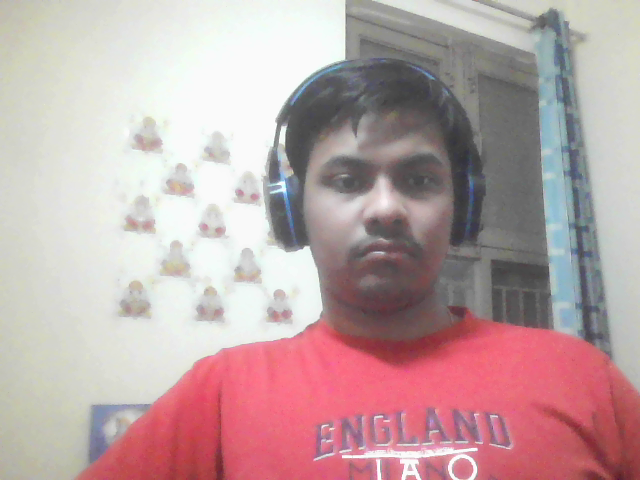
#> input picture picture to text conversion/captured_image.png, 640 x 480 px, given in place of the camera
$ jupyter execute colourdetect.ipynb
#> lines starting #> are read from the running program, lines starting #| are printed output that depends on the picture; after the words box and inside, x2 and y2 are one past the last pixel; in counts of white or black regions, pixels touching at a corner belong together
[cell 1]
import cv2
import numpy as np

# Define lower and upper bounds for the colors you want to detect in HSV color space
color_ranges = {
    'blue':          ([100, 100, 100], [140, 255, 255]),
    'red':           ([0, 100, 100], [10, 255, 255]),
    'green':         ([40, 100, 100], [80, 255, 255]),
    'yellow':        ([20, 100, 100], [30, 255, 255]),
    'orange':        ([10, 100, 100], [20, 255, 255]),
    'purple':        ([140, 100, 100], [160, 255, 255]),
    'pink':          ([160, 100, 100], [180, 255, 255]),
    'brown':         ([0, 100, 100], [20, 255, 255]),
    'black':         ([0, 0, 0], [180, 255, 30]),
    'white':         ([0, 0, 200], [180, 40, 255]),
    'gray':          ([0, 0, 50], [180, 40, 200]),
    'beige':         ([20, 50, 100], [40, 150, 200]),
    'turquoise':     ([80, 100, 100], [100, 255, 255]),
    'maroon':        ([0, 100, 50], [10, 255, 200]),
    'navy':          ([100, 100, 50], [140, 255, 200]),
    'olive':         ([30, 100, 50], [40, 255, 200]),
    'teal':          ([80, 100, 50], [90, 255, 200]),
    'magenta':       ([140, 100, 50], [160, 255, 200]),
    'cyan':          ([80, 0, 0], [100, 255, 255]),
    'lavender':      ([120, 50, 100], [140, 200, 200]),
    'gold':          ([20, 100, 100], [30, 255, 255]),
    'silver':        ([0, 0, 150], [180, 30, 200]),
    'bronze':        ([10, 100, 50], [20, 255, 200]),
    'indigo':        ([100, 100, 50], [120, 255, 200]),
    'coral':         ([0, 100, 50], [10, 255, 200]),
    'peach':         ([0, 100, 100], [20, 255, 255]),
    'mint':          ([80, 50, 100], [100, 200, 200]),
    'charcoal':      ([0, 0, 0], [100, 100, 50]),
    'cream':         ([0, 0, 200], [40, 50, 255]),
    'sky blue':      ([80, 100, 100], [100, 255, 255]),
    'forest green':  ([40, 100, 50], [80, 255, 200]),
    'ruby':          ([140, 100, 50], [160, 255, 200]),
    'emerald':       ([80, 100, 50], [100, 255, 200]),
    'lemon':         ([20, 100, 100], [30, 255, 255]),
    'tan':           ([20, 100, 100], [30, 255, 255]),
    'mauve':         ([140, 50, 100], [160, 150, 200]),
    'slate':         ([0, 0, 80], [180, 40, 150]),
    'burgundy':      ([0, 100, 50], [10, 255, 200]),
    'ivory':         ([0, 0, 200], [40, 50, 255]),
    'mahogany':      ([0, 100, 50], [10, 255, 200]),
    'olive green':   ([30, 100, 50], [40, 255, 200]),
    'turquoise blue':([80, 100, 100], [100, 255, 255]),
    'plum':          ([140, 100, 50], [160, 255, 200]),
    'salmon':        ([0, 100, 50], [10, 255, 200]),
    'mustard':       ([20, 100, 100], [30, 255, 255]),
    'teal blue':     ([80, 100, 50], [90, 255, 200]),
    'brick red':     ([0, 100, 50], [10, 255, 200]),
    'steel gray':    ([0, 0, 80], [180, 30, 150]),
    'sand':          ([0, 100, 100], [20, 200, 255]),
    'eggplant':      ([140, 100, 50], [160, 255, 200])
}

# Initialize webcam
cap = cv2.VideoCapture(0)

while True:
    # Capture frame-by-frame
    ret, frame = cap.read()
#> frame is the input picture: shape (480, 640, 3); mean B, G, R 165.4, 164.2, 189.3
    if not ret:
        break

    # Convert BGR to HSV
    hsv = cv2.cvtColor(frame, cv2.COLOR_BGR2HSV)
#> hsv: shape (480, 640, 3); mean H, S, V 77.4, 41.9, 192.2

    # Initialize variables to store detected color and maximum area
    detected_color = "Unknown"
    max_area = 0

    # Detect each color
    for color, (lower, upper) in color_ranges.items():
        lower = np.array(lower)
        upper = np.array(upper)
        mask = cv2.inRange(hsv, lower, upper)
        contours, _ = cv2.findContours(mask, cv2.RETR_EXTERNAL, cv2.CHAIN_APPROX_SIMPLE)

        # Find the contour with the maximum area
        for cnt in contours:
            area = cv2.contourArea(cnt)
            if area > max_area:
                max_area = area
                detected_color = color
#> this loop made 50 passes
#> contours on passes 6, 12, 13, 18, 30, 32, 33, 42, 43, 50: 2 contours, all with area under 20, 9 contours, all with area under 20, 4 contours, all with area under 20, 2 contours, all with area under 20, 4 contours, all with area under 20, 2 contours, all with area under 20, 5 contours, all with area under 20, 4 contours, all with area under 20, 2 contours, all with area under 20, 2 contours, all with area under 20
#> pass 1, `mask = cv2.inRange(hsv, lower, upper)`:
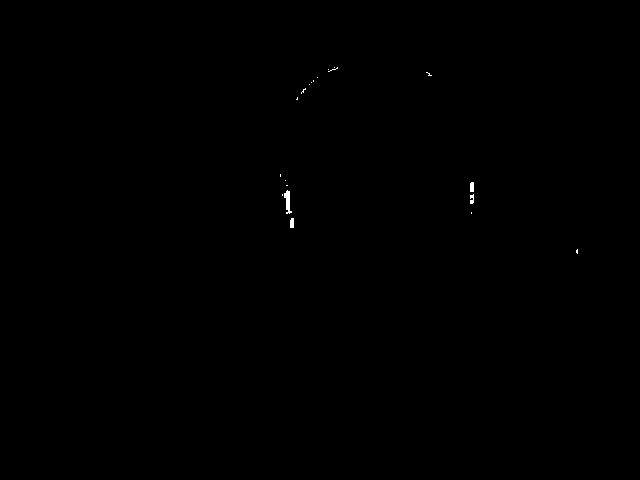
#> mask: shape (480, 640); 0.09% white; 20 white regions (16 under 20 px), largest, box (x1, y1, x2, y2) and area: (284, 190, 292, 214) 102, (470, 182, 474, 192) 39, (290, 218, 294, 228) 38, (470, 194, 474, 204) 31
#> pass 2, `mask = cv2.inRange(hsv, lower, upper)`:
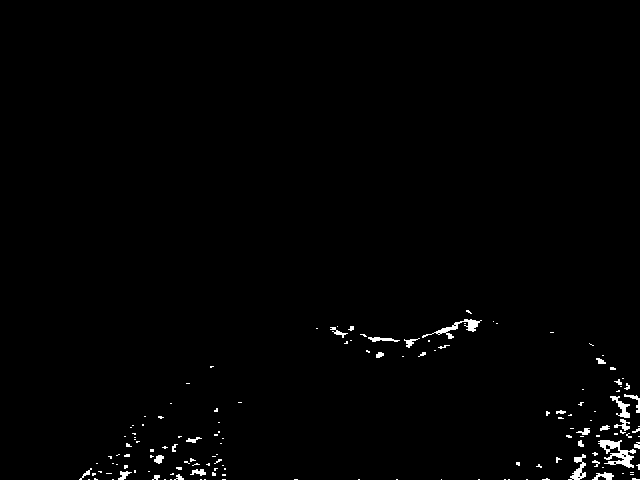
#> mask: shape (480, 640); 0.99% white; 146 white regions (114 under 20 px), largest, box (x1, y1, x2, y2) and area: (598, 440, 636, 468) 452, (422, 319, 482, 339) 291, (568, 454, 586, 480) 198
#> after the loop:
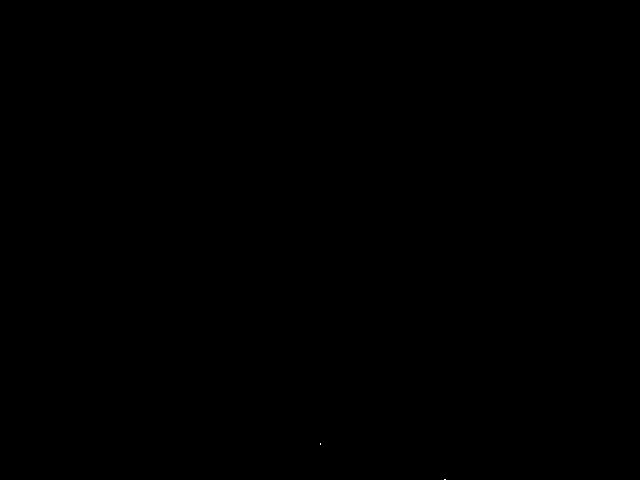
#> mask: shape (480, 640); 0% white in thin lines or dots, all inside (x1, y1, x2, y2) = (320, 443, 446, 480)
#> after the loop, detected_color = 'white'; max_area = 112328

    # Display the detected color
    cv2.putText(frame, f"Detected color: {detected_color}", (10, 30), cv2.FONT_HERSHEY_SIMPLEX, 1, (0, 255, 0), 2)

    # Display the original frame
    cv2.imshow('Color Detection', frame)

    # Exit when 'q' is pressed
    if cv2.waitKey(1) & 0xFF == ord('q'):
#> (key q is pressed here)
        break

# Release the capture and destroy all windows
cap.release()
cv2.destroyAllWindows()

[cell 2]
import cv2
import numpy as np

# Define lower and upper bounds for the colors you want to detect in HSV color space
color_ranges = {
    'blue':          ([100, 100, 100], [140, 255, 255]),
    'red':           ([0, 100, 100], [10, 255, 255]),
    'green':         ([40, 100, 100], [80, 255, 255]),
    'yellow':        ([20, 100, 100], [30, 255, 255]),
    'orange':        ([10, 100, 100], [20, 255, 255]),
    'purple':        ([140, 100, 100], [160, 255, 255]),
    'pink':          ([160, 100, 100], [180, 255, 255]),
    'brown':         ([0, 100, 100], [20, 255, 255]),
    'black':         ([0, 0, 0], [180, 255, 30]),
    'white':         ([0, 0, 200], [180, 40, 255]),
    'gray':          ([0, 0, 50], [180, 40, 200]),
    'beige':         ([20, 50, 100], [40, 150, 200]),
    'turquoise':     ([80, 100, 100], [100, 255, 255]),
    'maroon':        ([0, 100, 50], [10, 255, 200]),
    'navy':          ([100, 100, 50], [140, 255, 200]),
    'olive':         ([30, 100, 50], [40, 255, 200]),
    'teal':          ([80, 100, 50], [90, 255, 200]),
    'magenta':       ([140, 100, 50], [160, 255, 200]),
    'cyan':          ([80, 0, 0], [100, 255, 255]),
    'lavender':      ([120, 50, 100], [140, 200, 200]),
    'gold':          ([20, 100, 100], [30, 255, 255]),
    'silver':        ([0, 0, 150], [180, 30, 200]),
    'bronze':        ([10, 100, 50], [20, 255, 200]),
    'indigo':        ([100, 100, 50], [120, 255, 200]),
    'coral':         ([0, 100, 50], [10, 255, 200]),
    'peach':         ([0, 100, 100], [20, 255, 255]),
    'mint':          ([80, 50, 100], [100, 200, 200]),
    'charcoal':      ([0, 0, 0], [100, 100, 50]),
    'cream':         ([0, 0, 200], [40, 50, 255]),
    'sky blue':      ([80, 100, 100], [100, 255, 255]),
    'forest green':  ([40, 100, 50], [80, 255, 200]),
    'ruby':          ([140, 100, 50], [160, 255, 200]),
    'emerald':       ([80, 100, 50], [100, 255, 200]),
    'lemon':         ([20, 100, 100], [30, 255, 255]),
    'tan':           ([20, 100, 100], [30, 255, 255]),
    'mauve':         ([140, 50, 100], [160, 150, 200]),
    'slate':         ([0, 0, 80], [180, 40, 150]),
    'burgundy':      ([0, 100, 50], [10, 255, 200]),
    'ivory':         ([0, 0, 200], [40, 50, 255]),
    'mahogany':      ([0, 100, 50], [10, 255, 200]),
    'olive green':   ([30, 100, 50], [40, 255, 200]),
    'turquoise blue':([80, 100, 100], [100, 255, 255]),
    'plum':          ([140, 100, 50], [160, 255, 200]),
    'salmon':        ([0, 100, 50], [10, 255, 200]),
    'mustard':       ([20, 100, 100], [30, 255, 255]),
    'teal blue':     ([80, 100, 50], [90, 255, 200]),
    'brick red':     ([0, 100, 50], [10, 255, 200]),
    'steel gray':    ([0, 0, 80], [180, 30, 150]),
    'sand':          ([0, 100, 100], [20, 200, 255]),
    'eggplant':      ([140, 100, 50], [160, 255, 200])
}

# Initialize webcam
cap = cv2.VideoCapture(0)

# Define the region of interest (ROI) where the color will be detected
roi_x, roi_y, roi_width, roi_height = 100, 100, 200, 200

while True:
    # Capture frame-by-frame
    ret, frame = cap.read()
    if not ret:
        break

    # Convert BGR to HSV
    hsv = cv2.cvtColor(frame, cv2.COLOR_BGR2HSV)

    # Draw a square box around the ROI
    cv2.rectangle(frame, (roi_x, roi_y), (roi_x + roi_width, roi_y + roi_height), (255, 0, 0), 2)
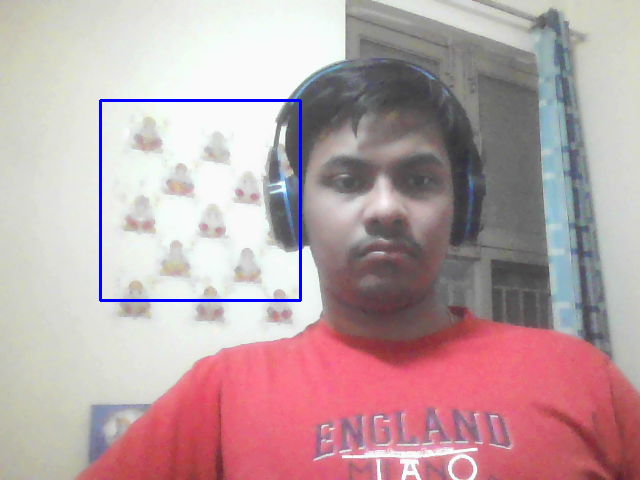
#> frame: shape (480, 640, 3); mean B, G, R 165.8, 162.6, 187.7

    # Get the region of interest (ROI)
    roi = hsv[roi_y:roi_y + roi_height, roi_x:roi_x + roi_width]
#> roi: shape (200, 200, 3); mean H, S, V 48.6, 8.4, 226.1

    # Initialize variables to store detected color and maximum area
    detected_color = "Unknown"
    max_area = 0

    # Detect each color
    for color, (lower, upper) in color_ranges.items():
        lower = np.array(lower)
        upper = np.array(upper)
        mask = cv2.inRange(roi, lower, upper)
        contours, _ = cv2.findContours(mask, cv2.RETR_EXTERNAL, cv2.CHAIN_APPROX_SIMPLE)

        # Find the contour with the maximum area
        for cnt in contours:
            area = cv2.contourArea(cnt)
            if area > max_area:
                max_area = area
                detected_color = color
#> this loop made 50 passes
#> contours on passes 12, 13, 20, 27, 30, 33, 36, 42: 7 contours, all with area under 20, [[[186, 85], [186, 87], [187, 87], [187, 85]]], 8 contours, all with area under 20, 11 contours, all with area under 20, [[[186, 85], [186, 87], [187, 87], [187, 85]]], [[[186, 85], [186, 87], [187, 87], [187, 85]]], [[[139, 91]]], [[[186, 85], [186, 87], [187, 87], [187, 85]]]
#> pass 1, `mask = cv2.inRange(roi, lower, upper)`:
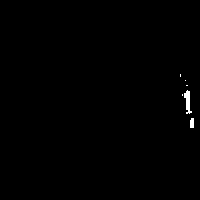
#> mask: shape (200, 200); 0.37% white; 6 white regions (4 under 20 px), largest, box (x1, y1, x2, y2) and area: (184, 90, 192, 114) 102, (190, 118, 194, 128) 38
#> after the loop, max_area = 34920.5

    # Display the detected color
    cv2.putText(frame, f"Detected color: {detected_color}", (10, 30), cv2.FONT_HERSHEY_SIMPLEX, 1, (0, 255, 0), 2)
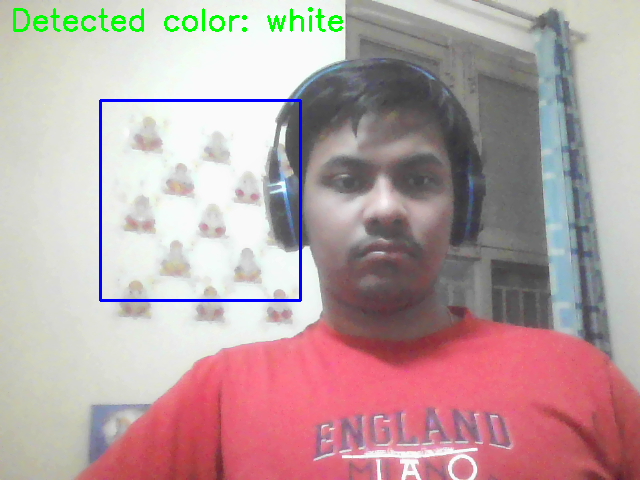
#> frame: shape (480, 640, 3); 0.73% of pixels changed, all inside (x1, y1, x2, y2) = (13, 7, 343, 32)

    # Display the original frame
    cv2.imshow('Color Detection', frame)

    # Exit when 'q' is pressed
    if cv2.waitKey(1) & 0xFF == ord('q'):
#> (key q is pressed here)
        break

# Release the capture and destroy all windows
cap.release()
cv2.destroyAllWindows()

[cell 3]
import cv2
import numpy as np
import pyttsx3

# Initialize text-to-speech engine
engine = pyttsx3.init()

# Define lower and upper bounds for the colors you want to detect in HSV color space
color_ranges = {
    'blue':          ([100, 100, 100], [140, 255, 255]),
    'red':           ([0, 100, 100], [10, 255, 255]),
    'green':         ([40, 100, 100], [80, 255, 255]),
    'yellow':        ([20, 100, 100], [30, 255, 255]),
    'orange':        ([10, 100, 100], [20, 255, 255]),
    'purple':        ([140, 100, 100], [160, 255, 255]),
    'pink':          ([160, 100, 100], [180, 255, 255]),
    'brown':         ([0, 100, 100], [20, 255, 255]),
    'black':         ([0, 0, 0], [180, 255, 30]),
    'white':         ([0, 0, 200], [180, 40, 255]),
    'gray':          ([0, 0, 50], [180, 40, 200]),
    'beige':         ([20, 50, 100], [40, 150, 200]),
    'turquoise':     ([80, 100, 100], [100, 255, 255]),
    'maroon':        ([0, 100, 50], [10, 255, 200]),
    'navy':          ([100, 100, 50], [140, 255, 200]),
    'olive':         ([30, 100, 50], [40, 255, 200]),
    'teal':          ([80, 100, 50], [90, 255, 200]),
    'magenta':       ([140, 100, 50], [160, 255, 200]),
    'cyan':          ([80, 0, 0], [100, 255, 255]),
    'lavender':      ([120, 50, 100], [140, 200, 200]),
    'gold':          ([20, 100, 100], [30, 255, 255]),
    'silver':        ([0, 0, 150], [180, 30, 200]),
    'bronze':        ([10, 100, 50], [20, 255, 200]),
    'indigo':        ([100, 100, 50], [120, 255, 200]),
    'coral':         ([0, 100, 50], [10, 255, 200]),
    'peach':         ([0, 100, 100], [20, 255, 255]),
    'mint':          ([80, 50, 100], [100, 200, 200]),
    'charcoal':      ([0, 0, 0], [100, 100, 50]),
    'cream':         ([0, 0, 200], [40, 50, 255]),
    'sky blue':      ([80, 100, 100], [100, 255, 255]),
    'forest green':  ([40, 100, 50], [80, 255, 200]),
    'ruby':          ([140, 100, 50], [160, 255, 200]),
    'emerald':       ([80, 100, 50], [100, 255, 200]),
    'lemon':         ([20, 100, 100], [30, 255, 255]),
    'tan':           ([20, 100, 100], [30, 255, 255]),
    'mauve':         ([140, 50, 100], [160, 150, 200]),
    'slate':         ([0, 0, 80], [180, 40, 150]),
    'burgundy':      ([0, 100, 50], [10, 255, 200]),
    'ivory':         ([0, 0, 200], [40, 50, 255]),
    'mahogany':      ([0, 100, 50], [10, 255, 200]),
    'olive green':   ([30, 100, 50], [40, 255, 200]),
    'turquoise blue':([80, 100, 100], [100, 255, 255]),
    'plum':          ([140, 100, 50], [160, 255, 200]),
    'salmon':        ([0, 100, 50], [10, 255, 200]),
    'mustard':       ([20, 100, 100], [30, 255, 255]),
    'teal blue':     ([80, 100, 50], [90, 255, 200]),
    'brick red':     ([0, 100, 50], [10, 255, 200]),
    'steel gray':    ([0, 0, 80], [180, 30, 150]),
    'sand':          ([0, 100, 100], [20, 200, 255]),
    'eggplant':      ([140, 100, 50], [160, 255, 200])
}

# Initialize webcam
cap = cv2.VideoCapture(0)

# Define ROI parameters
roi_x = 100
roi_y = 100
roi_width = 200
roi_height = 200

while True:
    # Capture frame-by-frame
    ret, frame = cap.read()
    if not ret:
        break

    # Convert BGR to HSV
    hsv = cv2.cvtColor(frame, cv2.COLOR_BGR2HSV)

    # Draw ROI rectangle
    cv2.rectangle(frame, (roi_x, roi_y), (roi_x + roi_width, roi_y + roi_height), (255, 0, 0), 2)

    # Get the region of interest (ROI)
    roi = hsv[roi_y:roi_y + roi_height, roi_x:roi_x + roi_width]

    # Initialize variables to store detected color and maximum area
    detected_color = "Unknown"
    max_area = 0

    # Detect each color
    for color, (lower, upper) in color_ranges.items():
        lower = np.array(lower)
        upper = np.array(upper)
        mask = cv2.inRange(roi, lower, upper)
        contours, _ = cv2.findContours(mask, cv2.RETR_EXTERNAL, cv2.CHAIN_APPROX_SIMPLE)

        # Find the contour with the maximum area
        for cnt in contours:
            area = cv2.contourArea(cnt)
            if area > max_area:
                max_area = area
                detected_color = color
#> after the loop, max_area = 34920.5

    # Speak out the detected color
    engine.say(f"The detected color is {detected_color}")
    engine.runAndWait()

    # Display the frame
    cv2.imshow('Color Detection', frame)

    # Exit when 'q' is pressed
    if cv2.waitKey(1) & 0xFF == ord('q'):
#> (key q is pressed here)
        break

# Release the capture
cap.release()
cv2.destroyAllWindows()

[cell 4]
import cv2
import numpy as np
import pyttsx3

# Initialize text-to-speech engine
engine = pyttsx3.init()

# Function to speak the detected color
def speak_color(detected_color):
    engine.say(f"The detected color is {detected_color}")
    engine.runAndWait()

# Define lower and upper bounds for the colors you want to detect in HSV color space
color_ranges = {
    'blue':          ([100, 100, 100], [140, 255, 255]),
    'red':           ([0, 100, 100], [10, 255, 255]),
    'green':         ([40, 100, 100], [80, 255, 255]),
    'yellow':        ([20, 100, 100], [30, 255, 255]),
    'orange':        ([10, 100, 100], [20, 255, 255]),
    'purple':        ([140, 100, 100], [160, 255, 255]),
    'pink':          ([160, 100, 100], [180, 255, 255]),
    'brown':         ([0, 100, 100], [20, 255, 255]),
    'black':         ([0, 0, 0], [180, 255, 30]),
    'white':         ([0, 0, 200], [180, 40, 255]),
    'gray':          ([0, 0, 50], [180, 40, 200]),
    'beige':         ([20, 50, 100], [40, 150, 200]),
    'turquoise':     ([80, 100, 100], [100, 255, 255]),
    'maroon':        ([0, 100, 50], [10, 255, 200]),
    'navy':          ([100, 100, 50], [140, 255, 200]),
    'olive':         ([30, 100, 50], [40, 255, 200]),
    'teal':          ([80, 100, 50], [90, 255, 200]),
    'magenta':       ([140, 100, 50], [160, 255, 200]),
    'cyan':          ([80, 0, 0], [100, 255, 255]),
    'lavender':      ([120, 50, 100], [140, 200, 200]),
    'gold':          ([20, 100, 100], [30, 255, 255]),
    'silver':        ([0, 0, 150], [180, 30, 200]),
    'bronze':        ([10, 100, 50], [20, 255, 200]),
    'indigo':        ([100, 100, 50], [120, 255, 200]),
    'coral':         ([0, 100, 50], [10, 255, 200]),
    'peach':         ([0, 100, 100], [20, 255, 255]),
    'mint':          ([80, 50, 100], [100, 200, 200]),
    'charcoal':      ([0, 0, 0], [100, 100, 50]),
    'cream':         ([0, 0, 200], [40, 50, 255]),
    'sky blue':      ([80, 100, 100], [100, 255, 255]),
    'forest green':  ([40, 100, 50], [80, 255, 200]),
    'ruby':          ([140, 100, 50], [160, 255, 200]),
    'emerald':       ([80, 100, 50], [100, 255, 200]),
    'lemon':         ([20, 100, 100], [30, 255, 255]),
    'tan':           ([20, 100, 100], [30, 255, 255]),
    'mauve':         ([140, 50, 100], [160, 150, 200]),
    'slate':         ([0, 0, 80], [180, 40, 150]),
    'burgundy':      ([0, 100, 50], [10, 255, 200]),
    'ivory':         ([0, 0, 200], [40, 50, 255]),
    'mahogany':      ([0, 100, 50], [10, 255, 200]),
    'olive green':   ([30, 100, 50], [40, 255, 200]),
    'turquoise blue':([80, 100, 100], [100, 255, 255]),
    'plum':          ([140, 100, 50], [160, 255, 200]),
    'salmon':        ([0, 100, 50], [10, 255, 200]),
    'mustard':       ([20, 100, 100], [30, 255, 255]),
    'teal blue':     ([80, 100, 50], [90, 255, 200]),
    'brick red':     ([0, 100, 50], [10, 255, 200]),
    'steel gray':    ([0, 0, 80], [180, 30, 150]),
    'sand':          ([0, 100, 100], [20, 200, 255]),
    'eggplant':      ([140, 100, 50], [160, 255, 200])
}

# Initialize webcam
cap = cv2.VideoCapture(0)

# Define the region of interest (ROI) where the color will be detected
roi_x, roi_y, roi_width, roi_height = 100, 100, 200, 200

while True:
    # Capture frame-by-frame
    ret, frame = cap.read()
    if not ret:
        break

    # Convert BGR to HSV
    hsv = cv2.cvtColor(frame, cv2.COLOR_BGR2HSV)

    # Draw a square box around the ROI
    cv2.rectangle(frame, (roi_x, roi_y), (roi_x + roi_width, roi_y + roi_height), (255, 0, 0), 2)

    # Get the region of interest (ROI)
    roi = hsv[roi_y:roi_y + roi_height, roi_x:roi_x + roi_width]

    # Initialize variables to store detected color and maximum area
    detected_color = "Unknown"
    max_area = 0

    # Detect each color
    for color, (lower, upper) in color_ranges.items():
        lower = np.array(lower)
        upper = np.array(upper)
        mask = cv2.inRange(roi, lower, upper)
        contours, _ = cv2.findContours(mask, cv2.RETR_EXTERNAL, cv2.CHAIN_APPROX_SIMPLE)

        # Find the contour with the maximum area
        for cnt in contours:
            area = cv2.contourArea(cnt)
            if area > max_area:
                max_area = area
                detected_color = color
#> after the loop, max_area = 34920.5

    # Display the detected color
    cv2.putText(frame, f"Detected color: {detected_color}", (10, 30), cv2.FONT_HERSHEY_SIMPLEX, 1, (0, 255, 0), 2)

    # Speak the detected color
    speak_color(detected_color)

    # Display the original frame
    cv2.imshow('Color Detection', frame)

    # Exit when 'q' is pressed
    if cv2.waitKey(1) & 0xFF == ord('q'):
#> (key q is pressed here)
        break

# Release the capture and destroy all windows
cap.release()
cv2.destroyAllWindows()
